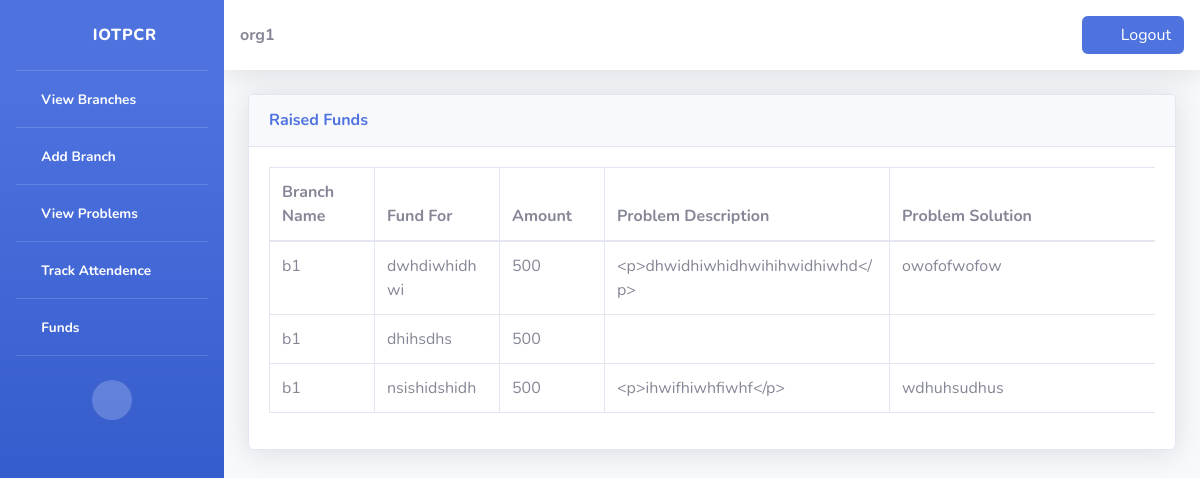
The app's page /govnportal/org/orgraisedfund (signed in) with its own data.
### govnportal/models.py (models this page shows)
class Funds(models.Model):
    organization = models.ForeignKey(Organization, on_delete=models.CASCADE)
    branch = models.ForeignKey(Branches, on_delete=models.CASCADE)
    problem = models.ForeignKey(Problem, on_delete=models.CASCADE, null=True)
    fundid = models.IntegerField()
    fundfor = models.CharField(max_length=200)
    fundraisedby = models.CharField(max_length=200)
    amount = models.IntegerField()
    paymentmode = models.CharField(max_length=200)
    paymentimage = models.ImageField()
    date = models.DateField(null=True)
    balance = models.IntegerField(null=True)
    completestatus = models.CharField(max_length=200, null=True)

class Branches(models.Model):
    organization = models.ForeignKey(Organization, on_delete=models.CASCADE)
    branchname = models.CharField(max_length=200)
    ownername = models.CharField(max_length=200)
    branchid = models.CharField(max_length=200)
    password = models.CharField(max_length=200)
    address = models.CharField(max_length=200)
    village = models.CharField(max_length=200)
    city = models.CharField(max_length=200)
    state = models.CharField(max_length=200)
    phoneno = models.IntegerField()
    balance = models.IntegerField(null=True)

class Problemsolution(models.Model):
    organization = models.ForeignKey(Organization, on_delete=models.CASCADE)
    branch = models.ForeignKey(Branches, on_delete=models.CASCADE)
    problem = models.ForeignKey(Problem, on_delete=models.CASCADE)
    fund = models.ForeignKey(Funds, on_delete=models.CASCADE, null=True)
    problemsolution = models.CharField(max_length=1000)

class Problem(models.Model):
    organization = models.ForeignKey(Organization, on_delete=models.CASCADE)
    branch = models.ForeignKey(Branches, on_delete=models.CASCADE)
    problemname = models.CharField(max_length=200)
    problemdes = models.CharField(max_length=10000)
    problemid = models.IntegerField()
    photo = models.ImageField(null=True)
    date = models.DateField()
    orgacceptance = models.CharField(max_length=100)
    solved = models.CharField(max_length=100)

### govnportal/views.py (the view)
def orgraisedfund(request):
    link = 'govnportal/orgraisedfund.html'
    orgid = request.session['orgid']
    orgobj = Organization.objects.get(orgid=orgid)
    funds1 = Funds.objects.filter(fundraisedby='org')
    funds = funds1.filter(organization=orgobj)
    funds.reverse()
    prob_with_fund = Problemsolution.objects.all()
    active_probs = Problem.objects.filter(organization=orgobj)
    active_probs2 = active_probs.filter(orgacceptance='no')
    active_probs1 = active_probs2.filter(solved='no')
    no_active_probs = len(active_probs1)
    context = {
        'data_funds': funds,
        'probs': no_active_probs,
        'data_probsols': prob_with_fund
    }
    return render(request, link, context)

### govnportal/templates/govnportal/orgraisedfund.html (shortened to what this page needs)
{% load static %}
<!DOCTYPE html>
<html>
<head>
    <link href="{% static 'vendor/fontawesome-free/css/all.min.css' %}" rel="stylesheet" type="text/css">
    <link href="{% static 'css/sb-admin-2.min.css' %}" rel="stylesheet">
    <link href="{% static 'vendor/datatables/dataTables.bootstrap4.min.css' %}" rel="stylesheet">
</head>
{% if request.session.sessiondata == None %}
<body onload="myFunction()">
</body>
{% else %}
<body id="page-top">
<div id="wrapper">
  <ul class="navbar-nav bg-gradient-primary sidebar sidebar-dark accordion" id="accordionSidebar">
    <a class="sidebar-brand d-flex align-items-center justify-content-center" href="{% url 'index' %}">
      <div class="sidebar-brand-icon rotate-n-15">
        <i class="fas fa-laugh-wink"></i>
      </div>
      <div class="sidebar-brand-text mx-3">IOTPCR</div>
    </a>
    <hr class="sidebar-divider my-0">
    <li class="nav-item active">
      <a class="nav-link" href="{% url 'orghome' %}">
        <i class="fas fa-fw fa-tachometer-alt"></i>
        <span>View Branches</span></a>
    </li>
    <hr class="sidebar-divider my-0">
    <li class="nav-item active">
      <a class="nav-link" href="{% url 'addbranch' %}">
        <i class="fas fa-fw fa-tachometer-alt"></i>
        <span>Add Branch</span></a>
    </li>
    <hr class="sidebar-divider my-0">
    <li class="nav-item active">
      <a class="nav-link" href="#" data-toggle="collapse" data-target="#collapseprobs" aria-expanded="true" aria-controls="collapseprobs">
        <i class="fas fa-fw fa-cog"></i>
        <span>View Problems</span>
      </a>
    </li>
    <hr class="sidebar-divider my-0">
  <li class="nav-item active">
      <a class="nav-link" href="{% url 'orgviewattendence' %}">
        <i class="fas fa-fw fa-tachometer-alt"></i>
        <span>Track Attendence</span></a>
    </li>
    <hr class="sidebar-divider my-0">
    <li class="nav-item active">
      <a class="nav-link" href="#" data-toggle="collapse" data-target="#collapsefunds" aria-expanded="true" aria-controls="collapsefunds">
        <i class="fas fa-fw fa-cog"></i>
        <span>Funds</span>
      </a>
    </li>
    <hr class="sidebar-divider my-0"><br>
    <div class="text-center d-none d-md-inline">
      <button class="rounded-circle border-0" id="sidebarToggle"></button>
    </div>
    <br><br><br>
  </ul>
<div id="content-wrapper" class="d-flex flex-column">
  <div id="content">
    <nav class="navbar navbar-expand navbar-light bg-white topbar mb-4 static-top shadow">
      <ul class="navbar-nav">
        <b>{{ request.session.sessiondata }}</b>
      </ul>
      <ul class="navbar-nav ml-auto">
        <form action="{% url 'logout' %}" method="POST">
          <button class="btn btn-primary btn-user btn-block"><i class="fas fa-sign-out-alt fa-sm fa-fw mr-2 text-gray-400"></i>Logout</button>
        </form>
      </ul>
    </nav>
    <div class="container-fluid">
        <div class="card shadow mb-4">
          <div class="card-header py-3">
            <h6 class="m-0 font-weight-bold text-primary">Raised Funds</h6>
          </div>
          <div class="card-body">
            <div class="table-responsive">
              {% if not data_funds %}
              &nbsp&nbsp No Funds Raised
              {% else %}
              <table class="table table-bordered" id="dataTable" width="100%" cellspacing="0">
                <thead>
                  <tr>
                    <th>Branch Name</th>
                    <th>Fund For</th>
                    <th>Amount</th>
                    <th>Problem Description</th>
                    <th>Problem Solution</th>
                  </tr>
                </thead>
                <tbody>
                {% for b in data_funds %}
                  <tr>
                    <td><div style='width: 80px;'>{{ b.branch.branchname }}</div></td>
                    <td><div style='width: 100px;'>{{ b.fundfor }}</div></td>
                    <td><div style='width: 80px;'>{{ b.amount }}</div></td>
                    <td>
                        <div style='width: 260px;'>
                            {% for a in data_probsols %}
                            {% if b == a.fund %}
                                {{ a.problem.problemdes }}
                            {%endif%}
                            {%endfor%}
                        </div>
                    </td>
                    <td>
                        <div style='width: 260px;'>
                            {% for a in data_probsols %}
                            {% if b == a.fund %}
                                {{ a.problemsolution }}
                            {%endif%}
                            {%endfor%}
                        </div>
                    </td>
                  </tr>
                {%endfor%}
              </tbody>
              </table>
              {% endif %}
            </div>
          </div>
        </div>
      </div>
</div>
</div>
</div>
</body>
{% endif %}
</html>

### records on screen
Funds: branch.branchname "b1", fundfor "dwhdiwhidhwi", amount "500"
Problemsolution: problem.problemdes "<p>dhwidhiwhidhwihihwidhiwhd</p>", problemsolution "owofofwofow"
Funds: branch.branchname "b1", fundfor "dhihsdhs", amount "500"
Funds: branch.branchname "b1", fundfor "nsishidshidh", amount "500"
Problemsolution: problem.problemdes "<p>ihwifhiwhfiwhf</p>", problemsolution "wdhuhsudhus"

### other values on screen
{{ request.session.sessiondata }} "org1"
